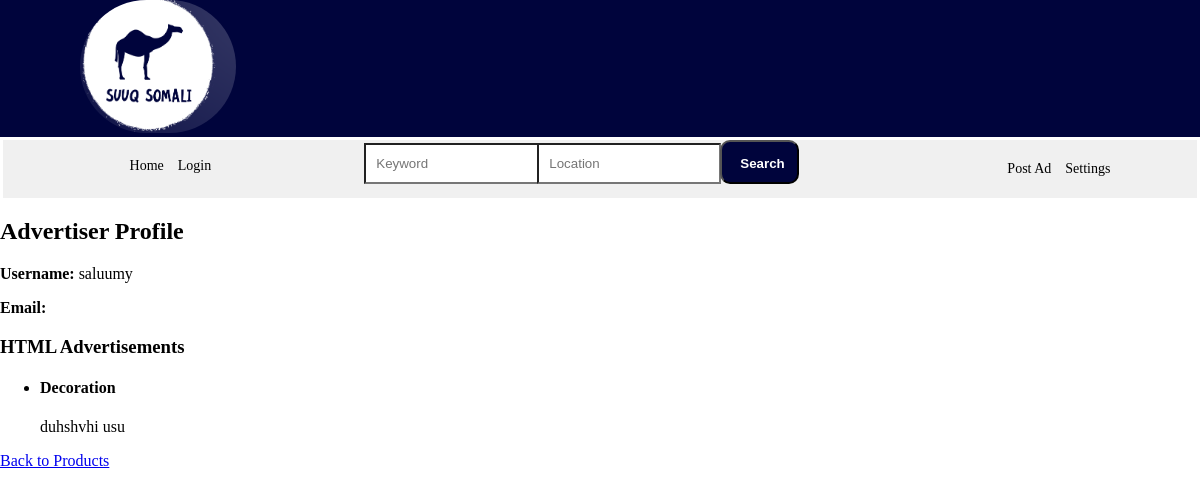
/view_advertiser_profile/saluumy/ (signed in), run on the app's committed database.
### base/models.py (models this page shows, shortened)
class User(AbstractUser):
    name = models.CharField(max_length=200, null=True)
    email = models.EmailField(max_length=200,unique=True)
    bio = models.TextField(null=True)
    phonenumber = models.CharField(max_length=15, null=True, blank=True)
    location = models.CharField(max_length=200, null=True)
    avatar = models.ImageField(null=True, default="avatar.svg")
    username = models.CharField(
        max_length=150,
        unique=True,
        help_text='',  # Set it to an empty string to remove the help text
    )
    USERNAME_FIELD = 'username'
    REQUIRED_FIELDS = []

class Product(models.Model):
    category = models.ForeignKey(Category, on_delete=models.CASCADE)
    advertiser = models.ForeignKey(User, on_delete=models.CASCADE)
    name = models.CharField(max_length=100)
    description = models.TextField()
    location = models.CharField(max_length=100)
    condition = models.CharField(max_length=100)
    price = models.IntegerField(null=True, blank=True)
    geartype = models.CharField(max_length=100, null=True, blank=True)
    motortype = models.CharField(max_length=100, null=True, blank=True)
    year = models.IntegerField(null=True, blank=True)
    color = models.CharField(max_length=50, null=True, blank=True)
    num_rooms = models.IntegerField(null=True, blank=True)
    num_baths = models.IntegerField(null=True, blank=True)
    updated = models.DateTimeField(auto_now=True)
    created = models.DateTimeField(auto_now_add=True)

### base/views.py (the view)
# urls.py: path('view_advertiser_profile/<str:username>/', views.view_advertiser_profile, name='view_advertiser_profile'),
def view_advertiser_profile(request, username):
    user = User.objects.get(username=username)
    products = Product.objects.filter(advertiser=user)
    return render(request, 'base/view_advertiser_profile.html', {'advertiser': user, 'products': products})

### base/templates/base/view_advertiser_profile.html
{% extends 'main.html' %}
{% block content %}
  <h2>Advertiser Profile</h2>
  <p><strong>Username:</strong> {{ advertiser.username }}</p>
  <p><strong>Email:</strong> {{ advertiser.email }}</p>
  <h3>HTML Advertisements</h3>
  <ul>
    {% for product in products %}
      <li>
        <h4>{{ product.name }}</h4>
        <p>{{ product.description }}</p>
      </li>
    {% endfor %}
  </ul>
  <a href="{% url 'index' %}">Back to Products</a>
{% endblock %}

### static/styles/style.css (style rules this page uses)
body { margin:0; background-color: #fff; }

### data on the page
User: username "saluumy"
Product: name "Decoration", description "duhshvhi usu"
